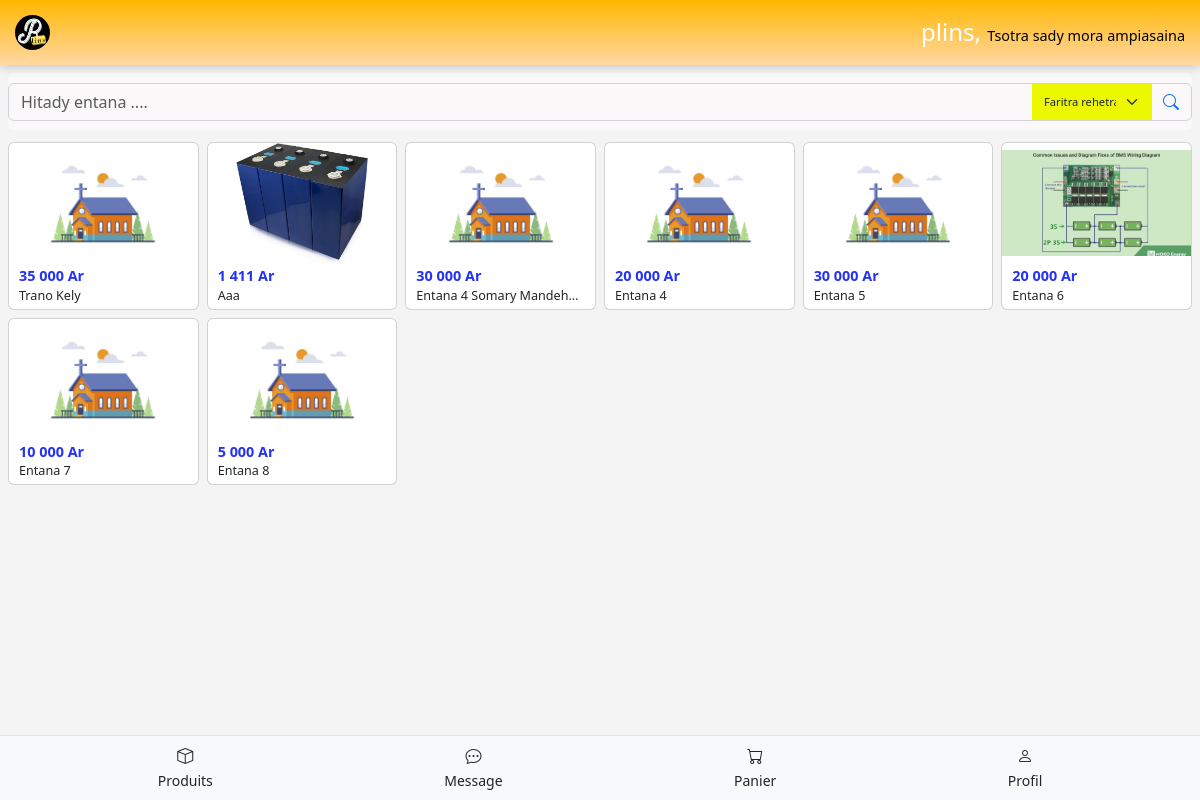
The page /acheteur/recherche/ on the database as committed earlier.
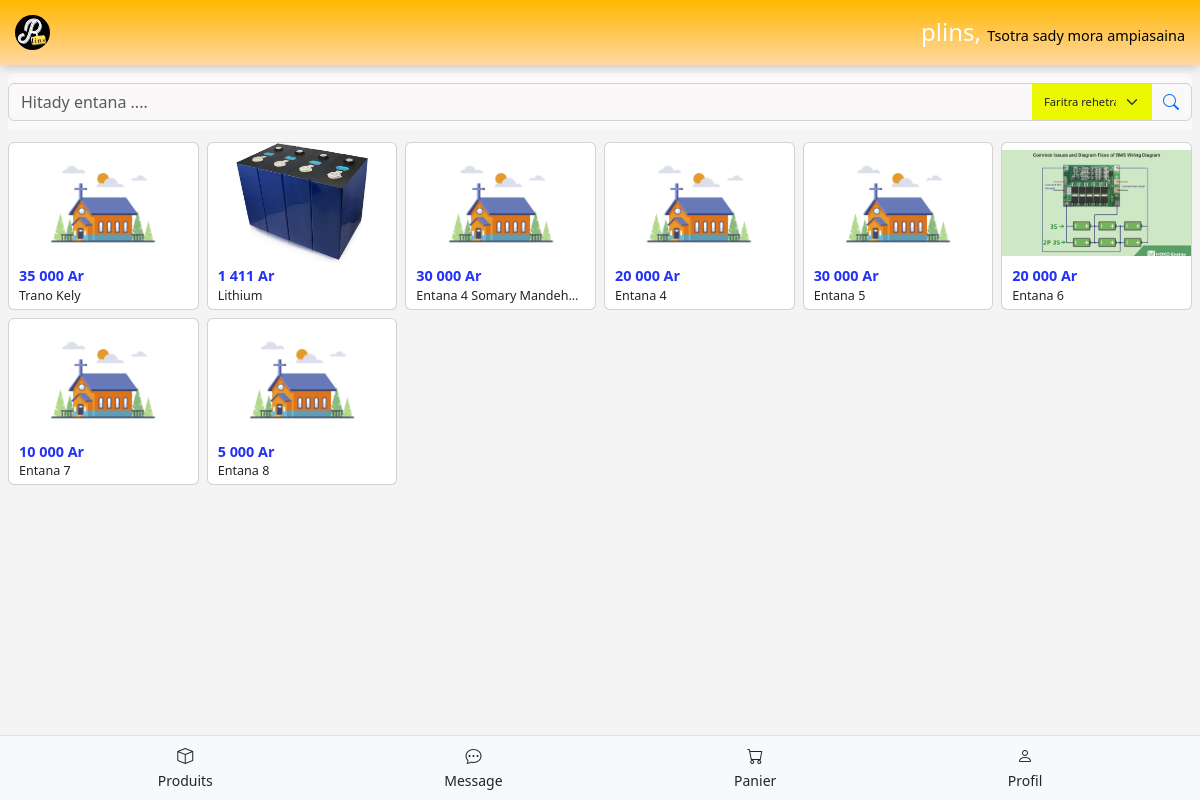
The same page on the database as committed later.
### vendeur/models.py (models this page shows, shortened)
class Produits(models.Model):
    magasin = models.ForeignKey(Magasin, on_delete=models.CASCADE, related_name='produits')
    nom_produit = models.CharField(max_length=100)
    description = models.CharField(max_length=180)
    moq = models.IntegerField(default=1)
    image_profil_produit = models.ImageField(upload_to='image_profil_produit')
    mot_clet = models.CharField(max_length=250)
    created_at = models.DateTimeField(auto_now_add=True)
    modele_livraison = models.ForeignKey('ModeleLivraison', on_delete=models.SET_NULL, null=True, help_text="frais de livraison appliqué à ce produit")
    promo_active = models.BooleanField(default=False)
    reduction_pourcentage = models.DecimalField(
        max_digits=5, decimal_places=2, null=True, blank=True,
        help_text="Pourcentage de réduction (0-100)"
    )
    promo_debut = models.DateTimeField(null=True, blank=True)
    promo_fin = models.DateTimeField(null=True, blank=True)
    def est_nouveau(self):
        from django.utils import timezone
        return (timezone.now() - self.created_at).days < 7
    def promo_est_active(self):
        maintenant = timezone.now()
        return (
            self.promo_active
            and self.reduction_pourcentage is not None
            and self.promo_debut is not None
            and self.promo_fin is not None
            and self.promo_debut <= maintenant <= self.promo_fin
        )
    def get_prix_minimum(self):
        variations = self.variations.all()
        if not variations.exists():
            return None  # Ou un prix par défaut
        prix_min = min(variation.prix for variation in variations)
        if self.promo_est_active():
            reduction = self.reduction_pourcentage or Decimal(0)
            prix_promo = prix_min * (1 - reduction / Decimal(100))
            return round(prix_promo, 2)
        return prix_min

class VariationProduit(models.Model):
    produit = models.ForeignKey(Produits, on_delete=models.CASCADE, related_name='variations')
    nom_variation = models.CharField(max_length=100)
    image_variation = models.ImageField(upload_to='image_variation', blank=True, null=True)
    prix = models.IntegerField()
    stock = models.PositiveIntegerField(default=0)

### acheteur/views.py (the view, shortened to what this page needs)
# urls.py: path('recherche/', RechercheProduitView.as_view(), name='acheteur_recherche_produit'),
class RechercheProduitView(BaseInfiniteScrollView):
    model = Produits
    template_name = "acheteur/resultats_recherche.html"
    ajax_template_name = "acheteur/includes/produits_list.html"  # 👈 pour le rendu AJAX
    context_object_name = "produits"
    def get_queryset(self):
        query = self.request.GET.get('q', '').strip()
        region = self.request.GET.get('region', '').strip()
        produits = Produits.objects.select_related('magasin', 'magasin__adresse_magasin').prefetch_related('variations').all()
        if not query:
            if region:
                produits = produits.filter(magasin__adresse_magasin__region__iexact=region)
            return produits
    def get_context_data(self, **kwargs):
        context = super().get_context_data(**kwargs)
        query = self.request.GET.get('q', '').strip()
        region = self.request.GET.get('region', '').strip()
        produits = self.get_queryset()
        regions_disponibles = sorted(
            set(
                p.magasin.adresse_magasin.region
                for p in produits
                if p.magasin and p.magasin.adresse_magasin and p.magasin.adresse_magasin.region
            )
        )
        context["query"] = query
        context["regions"] = regions_disponibles
        context["selected_region"] = region
        return context

### acheteur/templatetags/format_mg.py (called while the page is built)
@register.filter
def separateur_mg(value):
    try:
        valeur = float(value)
        return f"{valeur:,.0f}".replace(",", " ")
    except (ValueError, TypeError):
        return value

### acheteur/views_base.py (called while the page is built, shortened)
    def get_paginate_by(self, queryset):
        page_size = self.request.GET.get('page_size')
        if page_size and page_size.isdigit():
            return int(page_size)
        return self.paginate_by

    def get(self, request, *args, **kwargs):
        queryset = self.get_queryset()
        paginate_by = self.get_paginate_by(queryset)
        paginator = Paginator(queryset, paginate_by)
        page_number = request.GET.get('page', 1)
        try:
            page_obj = paginator.page(page_number)
        except (EmptyPage, ValueError):
            if request.headers.get('X-Requested-With') == 'XMLHttpRequest':
                return JsonResponse({'produits_html': '', 'has_next': False})
            page_obj = paginator.page(paginator.num_pages)
        self.object_list = page_obj.object_list
        context = self.get_context_data(object_list=page_obj)
        return self.render_to_response(context)

### acheteur/templates/acheteur/resultats_recherche.html (shortened to what this page needs)
{% extends 'acheteur/base_acheteur.html' %}
{% load static %}
{% block extra_css %}
<link rel="stylesheet" href="{% static 'css/liste_produits.css' %}">
{% endblock %}
{% block content %}
<div class="search-bar-sticky">
  <form method="GET" action="{% url 'acheteur_recherche_produit' %}" class="mb-1">
    <div class="input-group search-group">
      <input
        type="text"
        name="q"
        class="form-control search-input"
        placeholder="Hitady entana ...."
        value="{{ query }}"
        aria-label="Rechercher" />
      {% if regions %}
        <select
          name="region"
          class="form-select"
          style="max-width: 120px; font-size: 0.7em; border: none; background-color: rgb(235, 248, 0);"
          onchange="this.form.submit()">
          <option value="">Faritra rehetra</option>
        </select>
      {% endif %}
      <button type="submit" class="btn border-0 bg-transparent text-primary search-addon">
        <i class="bi bi-search"></i>
      </button>
    </div>
  </form>
</div>
{% if produits %}
    <div id="produits-container" class="row row-cols-2 row-cols-sm-3 row-cols-md-4 row-cols-lg-5 row-cols-xl-6 g-2 mt-1">
      {% include 'acheteur/includes/produits_list.html' %}
    </div>
    <br>
  {% else %}
    <p class="text-center mt-4">Tsy mbola misy io entana io!</p>
    <hr>
  {% endif %}
{% endblock %}

### acheteur/templates/acheteur/includes/produits_list.html (shortened to what this page needs)
{% load format_mg %}
 {% for prod in produits %}
  <div class="col">
    <a href="{% url 'acheteur_detail_produit' prod.id %}" class="text-decoration-none text-dark">
      <div class="card h-100 position-relative">
        <img src="{{ prod.image_profil_produit.url }}" class="produit-img"
          alt="{{ prod.nom_produit }}" onerror="this.src='https://via.placeholder.com/150'" />
        <div class="card-body nom_prix" style="font-size: 0.9rem;">
          {% if prod.promo_est_active %}
            <strong> <span class="text-danger">{{ prod.get_prix_minimum|separateur_mg }} Ar</span> </strong>
          {% else %}
            <strong> <span style="color: rgb(36, 50, 245);">{{ prod.get_prix_minimum|separateur_mg }} Ar</span> </strong>
          {% endif %}
          <div class="small text-truncate">{{ prod.nom_produit }}</div>
        </div>
      </div>
    </a>
  </div>
{% endfor %}

Rows that differ between the two databases and show on the page:
changed Produits: image_profil_produit: a different picture; nom_produit "Aaa" → "Lithium"
